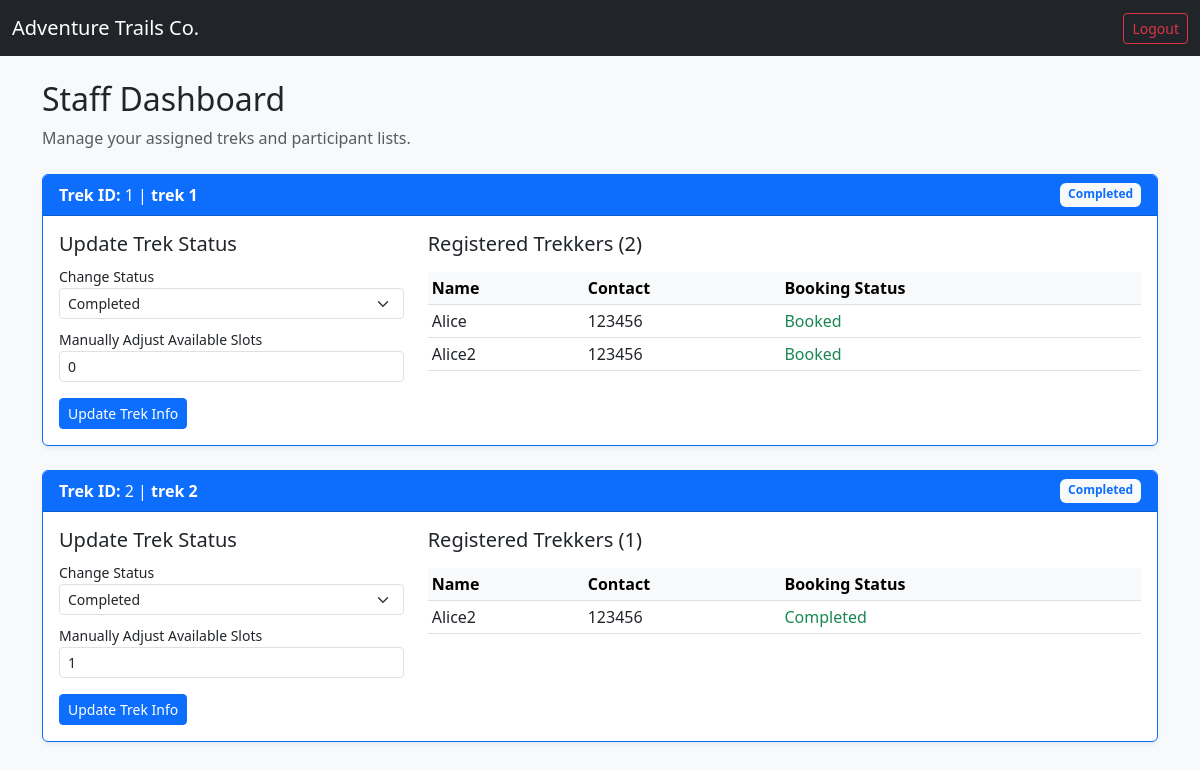
Screenshot of /staff/dashboard (signed in) with the database file from the repository.
### models.py (models this page shows)
class Trek(db.Model):
    __tablename__ = 'treks'
    id = db.Column(db.Integer, primary_key=True)
    trek_name = db.Column(db.String(100), nullable=False)
    location = db.Column(db.String(100), nullable=False)
    difficulty = db.Column(db.String(20), nullable=False) # 'Easy', 'Moderate', 'Hard'
    duration = db.Column(db.Integer, nullable=False)      # In Days
    available_slots = db.Column(db.Integer, nullable=False)
    total_slots = db.Column(db.Integer, nullable=False)
    assigned_staff_id = db.Column(db.Integer, db.ForeignKey('users.id'), nullable=True)
    status = db.Column(db.String(20), default='Pending')  # 'Pending', 'Open', 'Closed', 'Completed'
    start_date = db.Column(db.Date, nullable=False)
    end_date = db.Column(db.Date, nullable=False)
    bookings = db.relationship('Booking', backref='trek_event', lazy=True)

class Booking(db.Model):
    __tablename__ = 'bookings'
    id = db.Column(db.Integer, primary_key=True)
    user_id = db.Column(db.Integer, db.ForeignKey('users.id'), nullable=False)
    trek_id = db.Column(db.Integer, db.ForeignKey('treks.id'), nullable=False)
    booking_date = db.Column(db.DateTime, default=datetime.utcnow)
    status = db.Column(db.String(20), default='Booked')   # 'Booked', 'Cancelled', 'Completed'

class User(db.Model):
    __tablename__ = 'users'
    id = db.Column(db.Integer, primary_key=True)
    username = db.Column(db.String(50), unique=True, nullable=False)
    password = db.Column(db.String(100), nullable=False) # In production, use hashing (e.g., Werkzeug)
    role = db.Column(db.String(20), nullable=False)       # 'admin', 'staff', 'user'
    name = db.Column(db.String(100), nullable=False)
    contact_details = db.Column(db.String(150), nullable=True)
    status = db.Column(db.String(20), default='pending')  # 'pending', 'approved', 'blacklisted', 'active'
    assigned_treks = db.relationship('Trek', backref='staff_member', lazy=True)
    bookings = db.relationship('Booking', backref='trekker', lazy=True)

### routes.py (the view)
@app.route('/staff/dashboard')
def staff_dashboard():
    user = get_current_user()
    if not user or user.role != 'staff': return redirect(url_for('login'))
    assigned_treks = Trek.query.filter_by(assigned_staff_id=user.id).all()
    return render_template('staff_dash.html', treks=assigned_treks)

### routes.py (called while the page is built)
def get_current_user():
    if 'user_id' in session:
        return User.query.get(session['user_id'])
    return None

### templates/staff_dash.html (shortened to what this page needs)
{% extends 'base.html' %}
{% block content %}
<div class="mb-4">
    <h2>Staff Dashboard</h2>
    <p class="text-muted">Manage your assigned treks and participant lists.</p>
</div>
<div class="row">
    {% for t in treks %}
    <div class="col-12 mb-4">
        <div class="card border-primary shadow-sm">
            <div class="card-header bg-primary text-white d-flex justify-content-between">
                <span><strong>Trek ID:</strong> {{ t.id }} | <strong>{{ t.trek_name }}</strong></span>
                <span class="badge bg-light text-primary">{{ t.status }}</span>
            </div>
            <div class="card-body">
                <div class="row">
                    <div class="col-md-4">
                        <h5>Update Trek Status</h5>
                        <form action="{{ url_for('update_trek', trek_id=t.id) }}" method="POST">
                            <div class="mb-2">
                                <label class="small">Change Status</label>
                                <select name="status" class="form-select form-select-sm">
                                    <option value="Completed" {% if t.status == 'Completed' %}selected{% endif %}>Completed</option>
                                </select>
                            </div>
                            <div class="mb-3">
                                <label class="small">Manually Adjust Available Slots</label>
                                <input type="number" name="available_slots" value="{{ t.available_slots }}" class="form-control form-control-sm">
                            </div>
                            <button type="submit" class="btn btn-primary btn-sm">Update Trek Info</button>
                        </form>
                    </div>
                    <div class="col-md-8">
                        <h5>Registered Trekkers ({{ t.bookings|length }})</h5>
                        <div class="table-responsive">
                            <table class="table table-sm table-hover mt-2">
                                <thead class="table-light">
                                    <tr>
                                        <th>Name</th>
                                        <th>Contact</th>
                                        <th>Booking Status</th>
                                    </tr>
                                </thead>
                                <tbody>
                                    {% for b in t.bookings %}
                                    <tr>
                                        <td>{{ b.trekker.name }}</td>
                                        <td>{{ b.trekker.contact_details }}</td>
                                        <td><span class="text-success">{{ b.status }}</span></td>
                                    </tr>
                                    {% else %}
                                    <tr><td colspan="3" class="text-center text-muted">No users have booked this trek yet.</td></tr>
                                    {% endfor %}
                                </tbody>
                            </table>
                        </div>
                    </div>
                </div>
            </div>
        </div>
    </div>
    {% else %}
    <div class="col-12 text-center mt-5">
        <div class="alert alert-info">You haven't been assigned to any treks by the Admin yet.</div>
    </div>
    {% endfor %}
</div>
{% endblock %}

### templates/base.html (shortened to what this page needs)
<!DOCTYPE html>
<html lang="en">
<head>
    <link href="https://cdn.jsdelivr.net/npm/bootstrap@5.3.0/dist/css/bootstrap.min.css" rel="stylesheet">
</head>
<body class="bg-light">
    <nav class="navbar navbar-expand-lg navbar-dark bg-dark">
        <div class="container-fluid">
            <a class="navbar-brand" href="#">Adventure Trails Co.</a>
            <div class="d-flex">
                {% if session.get('user_id') %}
                    <a href="{{ url_for('logout') }}" class="btn btn-outline-danger btn-sm">Logout</a>
                {% else %}
                    <a href="{{ url_for('login') }}" class="btn btn-outline-light btn-sm mx-1">Login</a>
                    <a href="{{ url_for('register') }}" class="btn btn-primary btn-sm mx-1">Register</a>
                {% endif %}
            </div>
        </div>
    </nav>
    <div class="container mt-4">
        {% block content %} {% endblock %}
    </div>
</body>
</html>

### rows the page displays
Trek: id "1", trek_name "trek 1", status "Completed", available_slots "0", bookings|length "2"
Booking: trekker.name "Alice", trekker.contact_details "123456", status "Booked"
Booking: trekker.name "Alice2", trekker.contact_details "123456", status "Booked"
Trek: id "2", trek_name "trek 2", status "Completed", available_slots "1", bookings|length "1"
Booking: trekker.name "Alice2", trekker.contact_details "123456", status "Completed"
